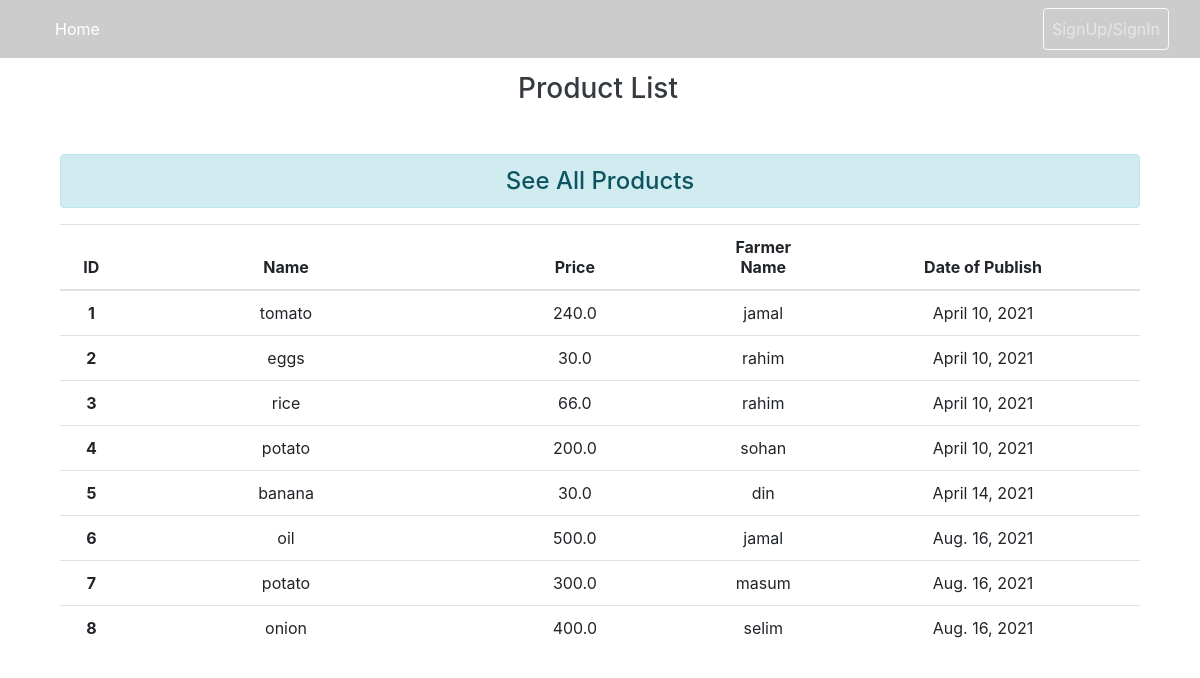
Page /productlist/ on the committed database.
### main/models.py (models this page shows, shortened)
class Product(models.Model):
    name = models.CharField(max_length=120)
    farmer = models.ForeignKey(User, on_delete=models.CASCADE)
    quantity = models.FloatField()
    price = models.FloatField()
    created_date = models.DateField(auto_now_add=True)

### main/views.py (the view)
# urls.py: path('productlist/',main_views.product_list,name='productlist'),
def product_list(request):
        productlist = Product.objects.all()
        context = {
                'productlist': productlist
        }
        return render (request, 'main/productlist.html', context)

### main/templates/main/productlist.html (shortened to what this page needs)
{% load static %}
<link rel="stylesheet" href="https://stackpath.bootstrapcdn.com/bootstrap/4.5.2/css/bootstrap.min.css"> {% include 'main/partials/navbar.html' %}
<div class="container">
    <div class="col-md-12">
        <h3 class="text-dark my-5 text-center mr-1">Product List</h3>
        <h4 class="text-center alert alert-info my-3">See All Products</h4>
        {% if productlist %}
        <table class="table">
            <thead>
                <tr class="text-center">
                    <th scope="col" style="width: 5%;">ID</th>
                    <th scope="col" style="width: 26%;">Name</th>
                    <th scope="col" style="width: 20%;">Price</th>
                    <th scope="col" style="width: 10%;">Farmer Name</th>
                    <th scope="col" style="width: 25%;">Date of Publish</th>
                </tr>
            </thead>
            <tbody>
                {% for productlists in productlist %}
                <tr class="text-center">
                    <th scope="row">{{productlists.id}} </th>
                    <td scope="row">{{productlists.name}}</td>
                    <td scope="row">{{productlists.price}}</td>
                    <td scope="row">{{productlists.farmer.username}}</td>
                    <td scope="row">{{productlists.created_date}}</td>
                </tr>
                {% endfor %}
            </tbody>
        </table>
         {% else %}
        <h4 class="text-center alert alert-warning">No Records</h4>
    </div> {% endif %}
</div>
</div>

### rows in the picture
Product: id "1", name "tomato", price "240.0", farmer.username "jamal", created_date "April 10, 2021"
Product: id "2", name "eggs", price "30.0", farmer.username "rahim", created_date "April 10, 2021"
Product: id "3", name "rice", price "66.0", farmer.username "rahim", created_date "April 10, 2021"
Product: id "4", name "potato", price "200.0", farmer.username "sohan", created_date "April 10, 2021"
Product: id "5", name "banana", price "30.0", farmer.username "din", created_date "April 14, 2021"
Product: id "6", name "oil", price "500.0", farmer.username "jamal", created_date "Aug. 16, 2021"
Product: id "7", name "potato", price "300.0", farmer.username "masum", created_date "Aug. 16, 2021"
Product: id "8", name "onion", price "400.0", farmer.username "selim", created_date "Aug. 16, 2021"
